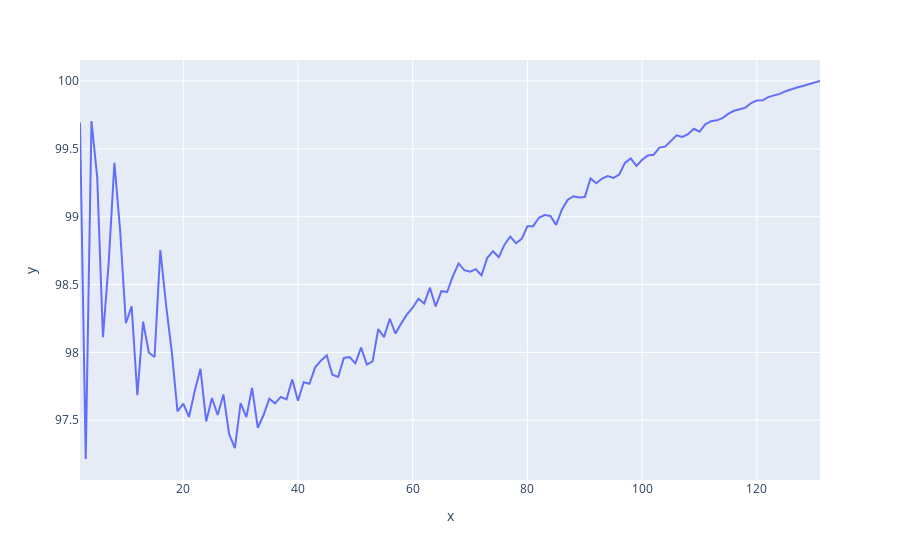

The code cell stored with this chart in its notebook:
### Code cell
# Plot percent of draws the same for each number of clusters
px.line(x = num_clust_16S, y = pct_same_16S)

### Figure 1 — Plotly figure (JSON) as saved in the notebook; plotly's stock layout.template omitted (floating-point values rounded to 4 significant figures; data arrays with more than 128 entries replaced by an {"elided": "..."} marker saying what was removed)
{"data": [{"hovertemplate": "x=%{x}<br>y=%{y}<extra></extra>", "legendgroup": "", "line": {"color": "#636efa", "dash": "solid"}, "marker": {"symbol": "circle"}, "mode": "lines", "name": "", "orientation": "v", "showlegend": false, "type": "scatter", "x": {"elided": "130 int values"}, "xaxis": "x", "y": {"elided": "130 float values"}, "yaxis": "y"}], "layout": {"autosize": true, "legend": {"tracegroupgap": 0}, "margin": {"t": 60}, "xaxis": {"anchor": "y", "autorange": true, "domain": [0, 1], "range": [2, 131], "title": {"text": "x"}, "type": "linear"}, "yaxis": {"anchor": "x", "autorange": true, "domain": [0, 1], "range": [97.06, 100.2], "title": {"text": "y"}, "type": "linear"}}}
